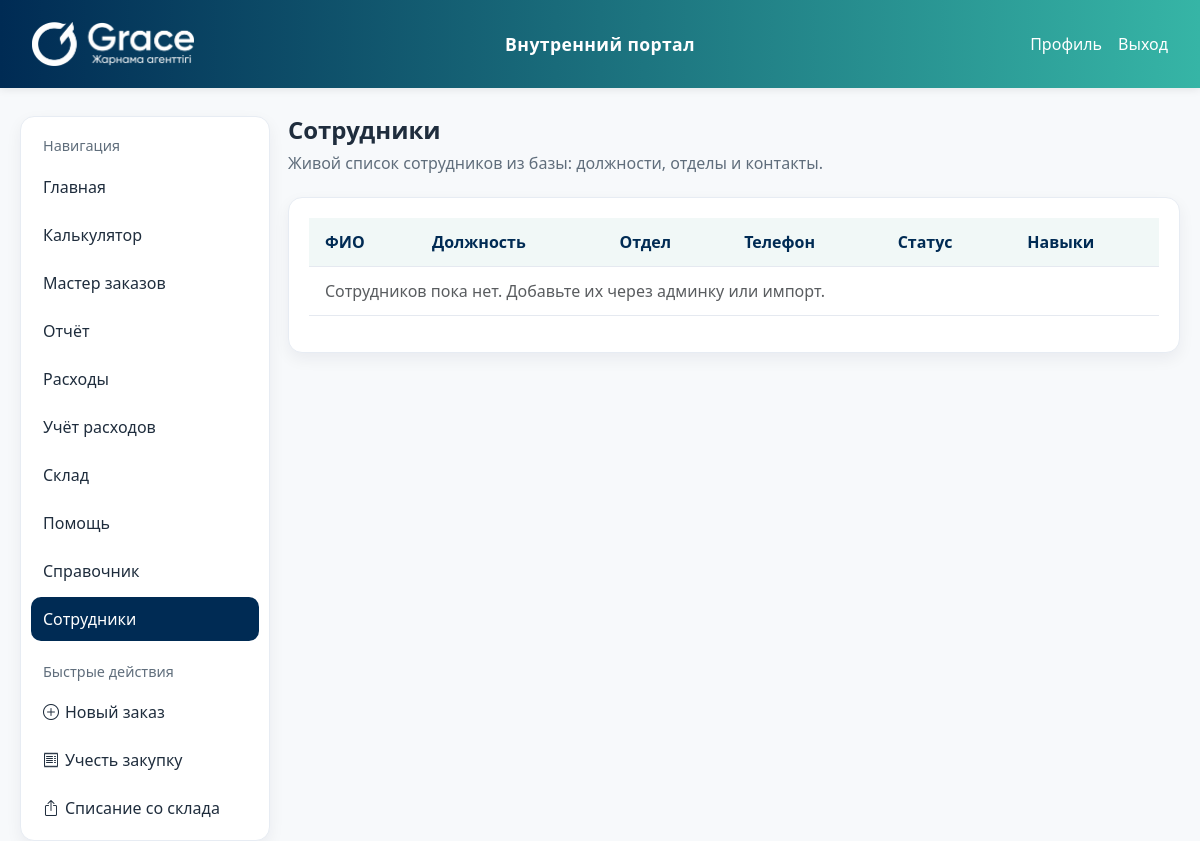
Page /staff/ on the earlier database version.
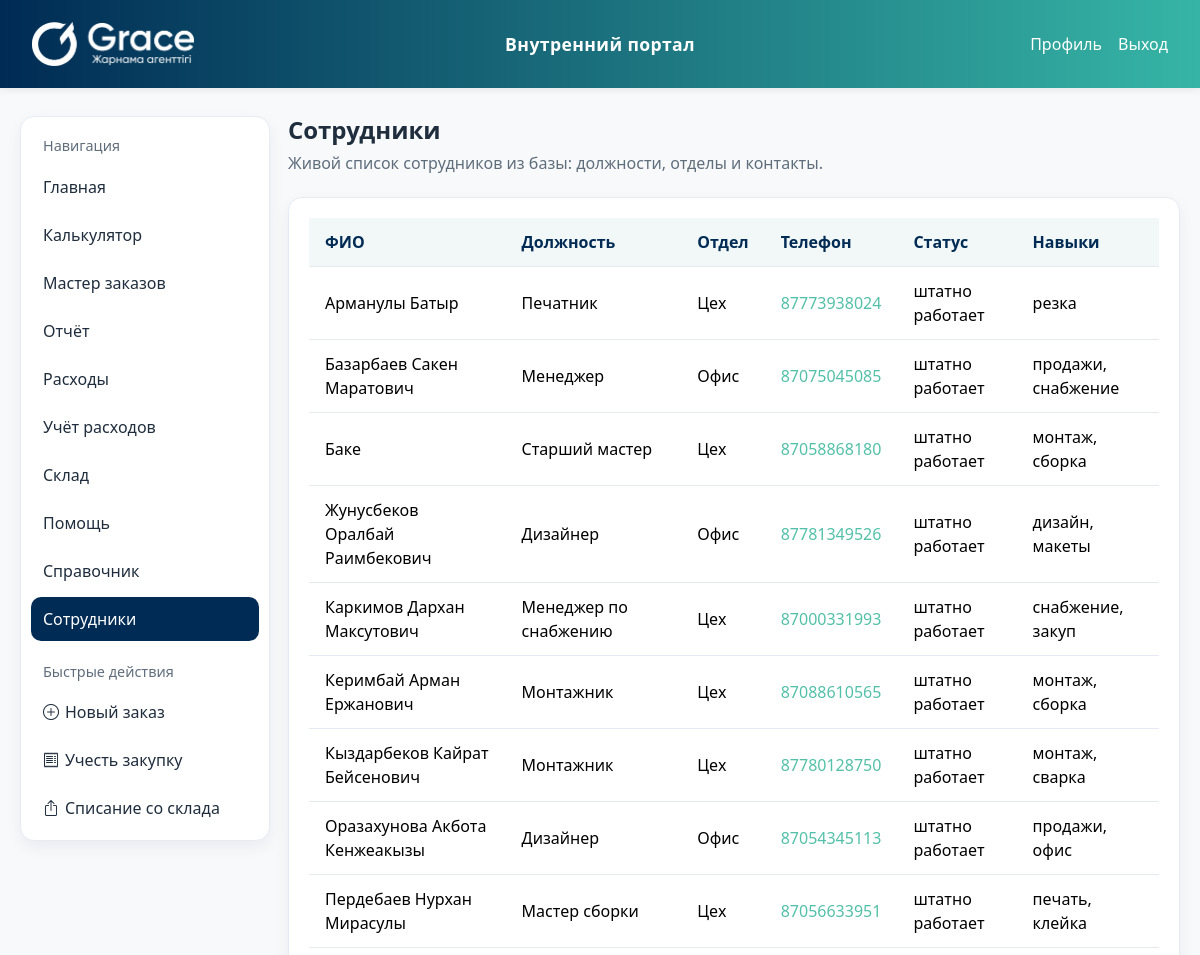
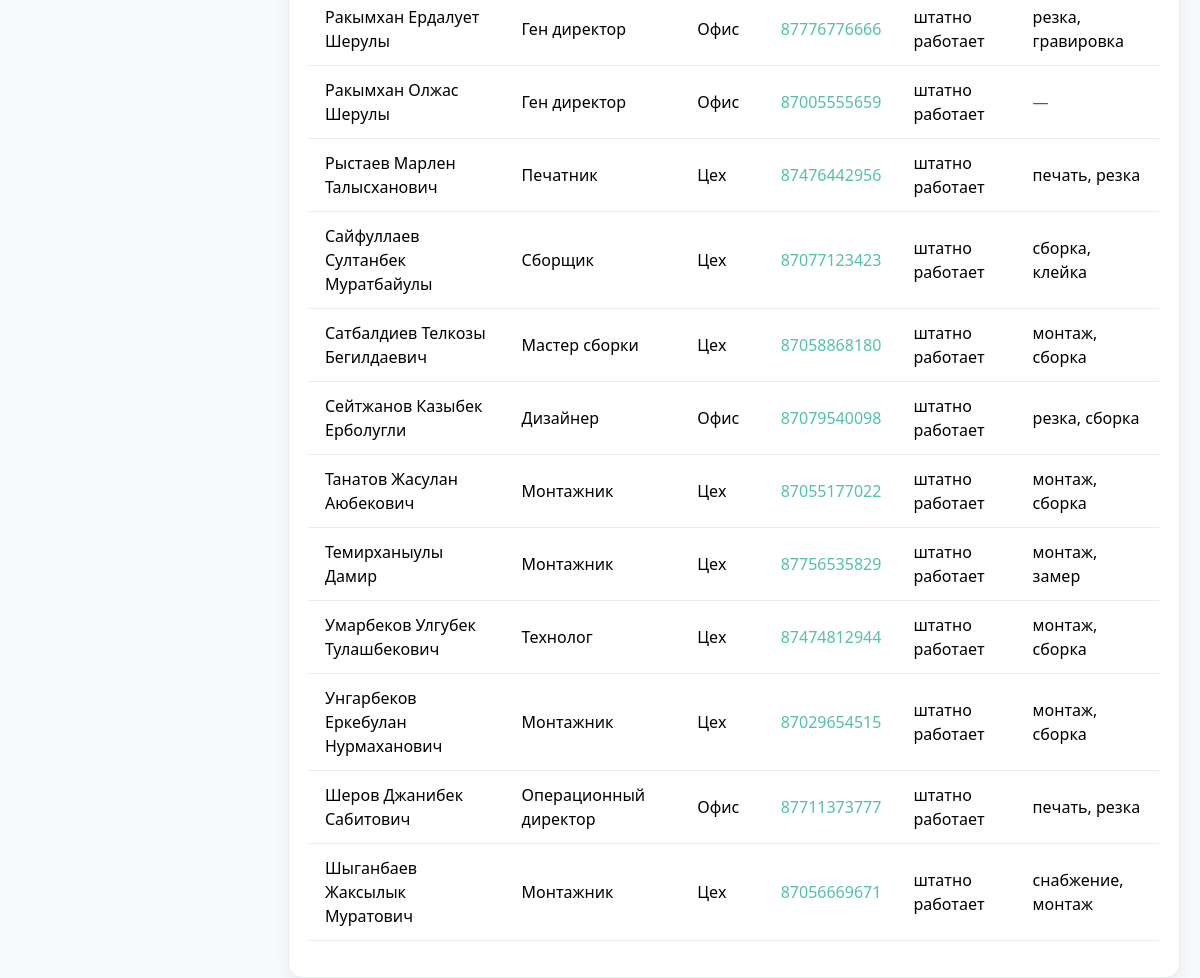
Same page on the later database version (2 pictures, top to bottom).
### accounts/models.py (models this page shows, shortened)
class Employee(models.Model):
    user = models.OneToOneField(
        User,
        on_delete=models.SET_NULL,
        null=True,
        blank=True,
        related_name="employee_profile"
    )
    full_name = models.CharField("ФИО", max_length=200, db_index=True)
    phone = models.CharField("Телефон", max_length=32, blank=True)
    birth_date = models.DateField("Дата рождения", null=True, blank=True)
    status = models.CharField("Статус", max_length=20, default="штатно работает")
    main_position = models.ForeignKey(
        Position,
        on_delete=models.SET_NULL,
        null=True,
        blank=True,
        related_name="employees"
    )
    skills = models.ManyToManyField(
        Skill,
        through="EmployeeSkill",
        related_name="employees"
    )
    class Meta:
        verbose_name = "Сотрудник"
        verbose_name_plural = "Сотрудники"

class Position(models.Model):
    name = models.CharField(max_length=120, unique=True)
    department = models.ForeignKey(
        Department,
        on_delete=models.SET_NULL,
        null=True,
        blank=True,
        related_name="positions"
    )
    class Meta:
        verbose_name = "Должность"
        verbose_name_plural = "Должности"

class Department(models.Model):
    name = models.CharField(max_length=100, unique=True)
    class Meta:
        verbose_name = "Отдел"
        verbose_name_plural = "Отделы"

class Skill(models.Model):
    code = models.SlugField(max_length=50, unique=True)
    name = models.CharField(max_length=120)
    class Meta:
        verbose_name = "Навык"
        verbose_name_plural = "Навыки"
    def __str__(self):
        return self.name

### portal/views.py (the view)
# urls.py: path('staff/', views.staff, name='staff'),
def staff(request):
    employees = (
        Employee.objects.select_related("main_position__department")
        .prefetch_related("skills")
        .order_by("full_name")
    )
    context = {"employees": employees}
    return render(request, "portal/staff.html", context)

### portal/context_processors.py (called while the page is built)
def app_config(request):
    return {"APP_CONFIG": {
        "TRELLO_KEY": os.getenv("TRELLO_KEY", ""),
        "TRELLO_TOKEN": os.getenv("TRELLO_TOKEN", ""),
        "SHEETS_API_KEY": os.getenv("SHEETS_API_KEY", ""),
    }}

### portal/templates/portal/staff.html (shortened to what this page needs)
{% extends 'portal/base.html' %}
{% block content %}
  <h1 class="page-title">Сотрудники</h1>
  <p class="page-sub">Живой список сотрудников из базы: должности, отделы и контакты.</p>
  <div class="card">
    <div class="table-responsive">
      <table class="table">
        <thead>
          <tr>
            <th>ФИО</th>
            <th>Должность</th>
            <th>Отдел</th>
            <th>Телефон</th>
            <th>Статус</th>
            <th>Навыки</th>
          </tr>
        </thead>
        <tbody>
          {% if employees %}
            {% for employee in employees %}
              <tr>
                <td>{{ employee.full_name }}</td>
                <td>{{ employee.main_position.name|default:"—" }}</td>
                <td>{{ employee.main_position.department.name|default:"—" }}</td>
                <td>
                  {% if employee.phone %}
                    <a href="tel:{{ employee.phone }}">{{ employee.phone }}</a>
                  {% else %}
                    <span class="text-muted">нет номера</span>
                  {% endif %}
                </td>
                <td>{{ employee.status }}</td>
                <td>
                  {% with employee.skills.all as skills %}
                    {% if skills %}
                      {{ skills|join:", " }}
                    {% else %}
                      <span class="text-muted">—</span>
                    {% endif %}
                  {% endwith %}
                </td>
              </tr>
            {% endfor %}
          {% else %}
            <tr>
              <td colspan="6" class="text-muted">Сотрудников пока нет. Добавьте их через админку или импорт.</td>
            </tr>
          {% endif %}
        </tbody>
      </table>
    </div>
  </div>
{% endblock %}

### portal/templates/portal/base.html (shortened to what this page needs)
{% load static %}
<!doctype html>
<html lang="ru">
<head>
  <link href="https://cdn.jsdelivr.net/npm/bootstrap@5.3.3/dist/css/bootstrap.min.css" rel="stylesheet">
  <link rel="stylesheet" href="https://cdn.jsdelivr.net/npm/bootstrap-icons@1.11.3/font/bootstrap-icons.css">
  <link rel="stylesheet" href="{% static 'portal/css/styles.css' %}">
</head>
<body>
<header class="header">
  <div class="wrap">
    <div class="header-left">
      <a href="{% url 'portal:index' %}" class="brand" aria-label="На главную">
        <img class="brand__logo-img" src="{% static 'portal/img/logo.png' %}" alt="Grace logo">
      </a>
    </div>
    <div class="header-center">
      <span class="header-subtitle">Внутренний портал</span>
    </div>
    <nav class="header-right">
      <a href="{% url 'accounts:profile' %}">Профиль</a>
      <a href="{% url 'accounts:logout' %}">Выход</a>
    </nav>
  </div>
</header>
  <div class="layout">
    <aside class="sidebar">
      <div class="nav">
        <div class="muted">Навигация</div>
        <a href="{% url 'portal:index' %}" class="{% if request.resolver_match.url_name == 'index' %}active{% endif %}">Главная</a>
        <a href="{% url 'portal:order' %}" class="{% if request.resolver_match.url_name == 'order' %}active{% endif %}">Калькулятор</a>
        <a href="{% url 'portal:wizard' %}" class="{% if request.resolver_match.url_name == 'wizard' %}active{% endif %}">Мастер заказов</a>
        <a href="{% url 'portal:report' %}" class="{% if request.resolver_match.url_name == 'report' %}active{% endif %}">Отчёт</a>
        <a href="{% url 'portal:expenses' %}" class="{% if request.resolver_match.url_name == 'expenses' %}active{% endif %}">Расходы</a>
        <a href="{% url 'portal:usage' %}" class="{% if request.resolver_match.url_name == 'usage' %}active{% endif %}">Учёт расходов</a>
        <a href="{% url 'portal:inventory' %}" class="{% if request.resolver_match.url_name == 'inventory' %}active{% endif %}">Склад</a>
        <a href="{% url 'portal:help' %}" class="{% if request.resolver_match.url_name == 'help' %}active{% endif %}">Помощь</a>
        <a href="{% url 'portal:directory' %}" class="{% if request.resolver_match.url_name == 'directory' %}active{% endif %}">Справочник</a>
        <a href="{% url 'portal:staff' %}" class="{% if request.resolver_match.url_name == 'staff' %}active{% endif %}">Сотрудники</a>
        <div class="muted" style="margin-top:8px">Быстрые действия</div>
        <a href="{% url 'portal:wizard' %}">
          <i class="bi bi-plus-circle"></i> Новый заказ
        </a>
        <a href="{% url 'portal:expenses' %}">
          <i class="bi bi-receipt"></i> Учесть закупку
        </a>
        <a href="{% url 'portal:usage' %}">
          <i class="bi bi-box-arrow-up"></i> Списание со склада
        </a>
      </div>
    </aside>
    <main class="content">
      {% block content %}{% endblock %}
    </main>
  </div>
</body>
</html>

### portal/static/portal/css/styles.css (style rules this page uses)
:root { --brand-primary: #53C0A9; --brand-dark: #002B54; --brand-bg: #f7f9fb; --text: #1F2D3D; --muted: #606e7c; --line: #e7ecf3; --card: #fff; --radius: 14px; --shadow: 0 6px 16px rgba(6, 21, 46, 0.06); }
html, body { height: 100%; }
body { margin: 0; background: var(--brand-bg); color: var(--text); font-family: "Segoe UI", system-ui, -apple-system, sans-serif; }
.header { position: sticky; top: 0; z-index: 50; background: linear-gradient(90deg, var(--brand-dark) 0%, var(--brand-primary) 100%); color: #fff; box-shadow: var(--shadow); }
.header .wrap { max-width: 1200px; margin: 0 auto; padding: 14px 24px; display: flex; align-items: center; justify-content: space-between; }
.brand__logo-img { height: 40px; width: auto; border-radius: 8px; object-fit: contain; }
.header-subtitle { font-size: 1rem; font-weight: 600; color: #ffffffd9; }
.header nav { display: flex; gap: 16px; }
.header nav a { text-decoration: none; color: #fff; font-weight: 500; transition: opacity 0.2s ease; }
.layout { display: flex; gap: 18px; max-width: 1200px; margin: 28px auto; padding: 0 20px; }
.sidebar { width: 250px; min-width: 250px; background: var(--card); border: 1px solid var(--line); border-radius: var(--radius); box-shadow: var(--shadow); height: fit-content; position: sticky; top: 84px; }
.nav { list-style: none; margin: 0; padding: 10px; display: flex; flex-direction: column; gap: 4px; }
.nav .muted { color: var(--muted); font-size: 0.9rem; padding: 8px 12px 4px; }
.nav a { display: flex; align-items: center; gap: 6px; text-decoration: none; color: var(--text); padding: 10px 12px; border-radius: 10px; transition: background 0.2s ease, color 0.2s ease; }
.nav a.active { background: var(--brand-dark); color: #fff; }
.content { flex: 1; }
.page-title { margin: 0 0 6px; font-size: 24px; font-weight: 800; }
.page-sub { margin: 0 0 22px; color: var(--muted); }
.card { background: var(--card); border: 1px solid var(--line); border-radius: var(--radius); box-shadow: var(--shadow); padding: 20px; }
.table { width: 100%; border-collapse: collapse; }
.table th, .table td { padding: 12px 16px; border-bottom: 1px solid #e5e9f0; text-align: left; vertical-align: middle; }
.table th { background: #f1f8f7; font-weight: 600; color: var(--brand-dark); }
.table tr:last-child td { border-bottom: 1px solid #e5e9f0; }
.table td a { color: var(--brand-primary); text-decoration: none; font-weight: 500; }
.header { position: sticky; top: 0; z-index: 50; background: linear-gradient(90deg, #002B54 0%, #36b5a6 100%); color: #fff; box-shadow: 0 2px 8px rgba(0, 0, 0, 0.08); padding: 22px 0; }
.header .wrap { max-width: 1200px; margin: 0 auto; padding: 0 32px; display: flex; align-items: center; justify-content: space-between; position: relative; }
.header-center { position: absolute; left: 50%; transform: translateX(-50%); }
.header-subtitle { font-size: 1.1rem; font-weight: 700; color: #fff; letter-spacing: 0.4px; }
.brand__logo-img { height: 44px; width: auto; border-radius: 10px; object-fit: contain; }
.header-right { display: flex; gap: 18px; }
.header-right a { color: #fff; font-weight: 500; text-decoration: none; transition: opacity 0.25s ease; }

Differences in the rows shown:
added Employee: full_name "Арманулы Батыр", main_position.name "Печатник", main_position.department.name "Цех", phone "87773938024", status "штатно работает", skills.all "резка"
added Employee: full_name "Базарбаев Сакен Маратович", main_position.name "Менеджер", main_position.department.name "Офис", phone "87075045085", status "штатно работает", skills.all "продажи, снабжение"
added Employee: full_name "Баке", main_position.name "Старший мастер", main_position.department.name "Цех", phone "87058868180", status "штатно работает", skills.all "монтаж, сборка"
added Employee: full_name "Жунусбеков Оралбай Раимбекович", main_position.name "Дизайнер", main_position.department.name "Офис", phone "87781349526", status "штатно работает", skills.all "дизайн, макеты"
added Employee: full_name "Каркимов Дархан Максутович", main_position.name "Менеджер по снабжению", main_position.department.name "Цех", phone "87000331993", status "штатно работает", skills.all "снабжение, закуп"
added Employee: full_name "Керимбай Арман Ержанович", main_position.name "Монтажник", main_position.department.name "Цех", phone "87088610565", status "штатно работает", skills.all "монтаж, сборка"
added Employee: full_name "Кыздарбеков Кайрат Бейсенович", main_position.name "Монтажник", main_position.department.name "Цех", phone "87780128750", status "штатно работает", skills.all "монтаж, сварка"
added Employee: full_name "Оразахунова Акбота Кенжеакызы", main_position.name "Дизайнер", main_position.department.name "Офис", phone "87054345113", status "штатно работает", skills.all "продажи, офис"
added Employee: full_name "Пердебаев Нурхан Мирасулы", main_position.name "Мастер сборки", main_position.department.name "Цех", phone "87056633951", status "штатно работает", skills.all "печать, клейка"
added Employee: full_name "Ракымхан Ердалует Шерулы", main_position.name "Ген директор", main_position.department.name "Офис", phone "87776776666", status "штатно работает", skills.all "резка, гравировка"
added Employee: full_name "Ракымхан Олжас Шерулы", main_position.name "Ген директор", main_position.department.name "Офис", phone "87005555659", status "штатно работает"
added Employee: full_name "Рыстаев Марлен Талысханович", main_position.name "Печатник", main_position.department.name "Цех", phone "87476442956", status "штатно работает", skills.all "печать, резка"
added Employee: full_name "Сайфуллаев Султанбек Муратбайулы", main_position.name "Сборщик", main_position.department.name "Цех", phone "87077123423", status "штатно работает", skills.all "сборка, клейка"
added Employee: full_name "Сатбалдиев Телкозы Бегилдаевич", main_position.name "Мастер сборки", main_position.department.name "Цех", phone "87058868180", status "штатно работает", skills.all "монтаж, сборка"
added Employee: full_name "Сейтжанов Казыбек Ерболугли", main_position.name "Дизайнер", main_position.department.name "Офис", phone "87079540098", status "штатно работает", skills.all "резка, сборка"
added Employee: full_name "Танатов Жасулан Аюбекович", main_position.name "Монтажник", main_position.department.name "Цех", phone "87055177022", status "штатно работает", skills.all "монтаж, сборка"
added Employee: full_name "Темирханыулы Дамир", main_position.name "Монтажник", main_position.department.name "Цех", phone "87756535829", status "штатно работает", skills.all "монтаж, замер"
added Employee: full_name "Умарбеков Улгубек Тулашбекович", main_position.name "Технолог", main_position.department.name "Цех", phone "87474812944", status "штатно работает", skills.all "монтаж, сборка"
added Employee: full_name "Унгарбеков Еркебулан Нурмаханович", main_position.name "Монтажник", main_position.department.name "Цех", phone "87029654515", status "штатно работает", skills.all "монтаж, сборка"
added Employee: full_name "Шеров Джанибек Сабитович", main_position.name "Операционный директор", main_position.department.name "Офис", phone "87711373777", status "штатно работает", skills.all "печать, резка"
added Employee: full_name "Шыганбаев Жаксылык Муратович", main_position.name "Монтажник", main_position.department.name "Цех", phone "87056669671", status "штатно работает", skills.all "снабжение, монтаж"
Other differences:
text no longer shown: "Сотрудников пока нет. Добавьте их через админку или импорт."
